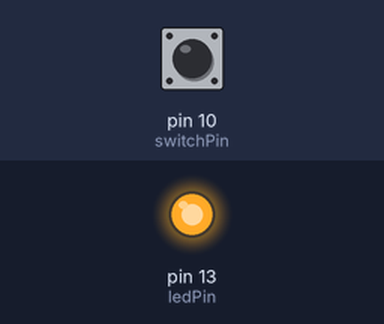
The sketch below on a simulated Arduino Uno, built with avr-gcc and run on an emulated ATmega328P. On the bench: output pins drawn as LEDs (lit = HIGH). The test bench sets the inputs (shaded band); at power-on: pin 10 (switchPin) HIGH.

Above: at 1.2 s.
1.3 s: pin 10 (switchPin) pulled LOW for 0.15 s
At 2.0 s:
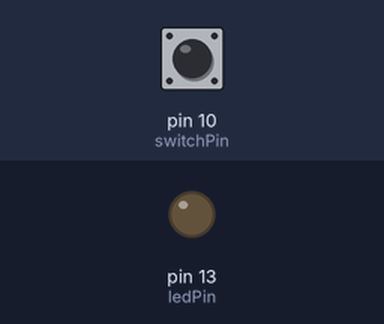
2.9 s: pin 10 (switchPin) pulled LOW for 1 s
At 4.4 s:
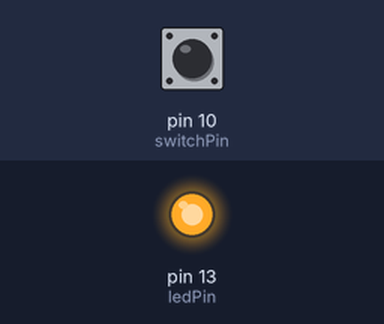
5.4 s: pin 10 (switchPin) pulled LOW for 3.2 s
At 9.2 s:
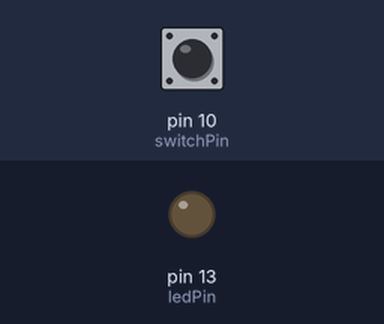
Timing chart, 0 to 10.7 s (numbered marks = the images above; inputs shaded):
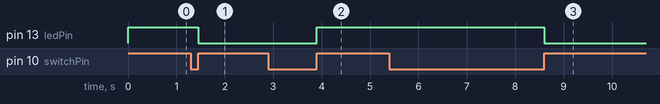

The sketch:

TwoStateMachines.ino
```cpp
// (licence header left out)
enum LedStates{ON, OFF};    //The two possible states for an LED
LedStates ledState = ON;    //Start state is ON
byte ledPin = 13;           //LED is on pin 13 (onboard LED)

enum SwitchStates {IS_OPEN, IS_RISING, IS_CLOSED, IS_FALLING};    //The four possible states for a switch
SwitchStates switchState = IS_OPEN;                               //Start state is IS_OPEN
byte switchPin = 10;                                              //The switch is on pin 10

enum SwitchModes {PULLUP, PULLDOWN};    //The two possible modes for a switch
SwitchModes switchMode = PULLUP;        //The switch is in PULLUP mode (one of the switche's pin to pin 10 and the other one to ground)

void toggleMachine() {               //The Toggle state machine
  switch (ledState) {                  //Depending of the state
    case OFF: {                          //State is OFF
      digitalWrite(ledPin, HIGH);          //Bring LED pin HIGH
      ledState = ON;                       //State is now ON
      break;                               //Get out of switch
    }
    case ON: {                           //State is ON
      digitalWrite(ledPin, LOW);           //Bring LED pin LOW
      ledState = OFF;                      //State is now OFF
      break;                               //Get out of switch
    }
  }
}

void switchMachine() {                        //The Switch state machine
  byte pinIs = digitalRead(switchPin);          //Read the pin
  if (switchMode == PULLUP) pinIs = !pinIs;     //Reverse the value read if the switch is in PULLUP mode
  switch (switchState) {                        //Depending of the state
    case IS_OPEN:    {                            //State is IS_OPEN
      if(pinIs == HIGH)                             //If the pin is HIGH
        switchState = IS_RISING;                      //We just changed form LOW to HIGH: State is now IS_RISING
      break;                                        //Get out of switch
    }
    case IS_RISING:  {                            //State is IS_RISING
      switchState = IS_CLOSED;                      //It is not rising anymore, State is now IS_CLOSED
      break;                                        //Get out of switch
    }
    case IS_CLOSED:  {                            //State is IS_CLOSED
      if(pinIs == LOW)                              //If the pin is LOW
        switchState = IS_FALLING;                     //We just changed form HIGH to LOW: State is now IS_FALLING
      break;
    }
    case IS_FALLING: {                             //State is IS_FALLING
      toggleMachine();                               //Call the Toggle state machine
      switchState = IS_OPEN;                         //It is not falling anymore, State is now IS_OPEN
      break;                                         //Get out of switch
    }
  }
}

void setup() {
  pinMode(ledPin, OUTPUT);              //LED pin mode is OUTPUT
  digitalWrite(ledPin, HIGH);           //Bring it HIGH (We said that Start state is ON on line 12)
  if (switchMode == PULLDOWN)           //If the switch is in PULLDOWN mode
    pinMode(switchPin, INPUT);            //Pin mode is INPUT
  else                                  //If not
    pinMode(switchPin, INPUT_PULLUP);     //Pin mode is INPUT_PULLUP
}

void loop() {
  switchMachine();  //Run the machine
}
```

Measured:
- after the input at 1.3 s, pin 13 (ledPin): HIGH → LOW after 0.15 s
- after the input at 2.9 s, pin 13 (ledPin): LOW → HIGH after 1.0 s
- after the input at 5.4 s, pin 13 (ledPin): HIGH → LOW after 3.2 s
